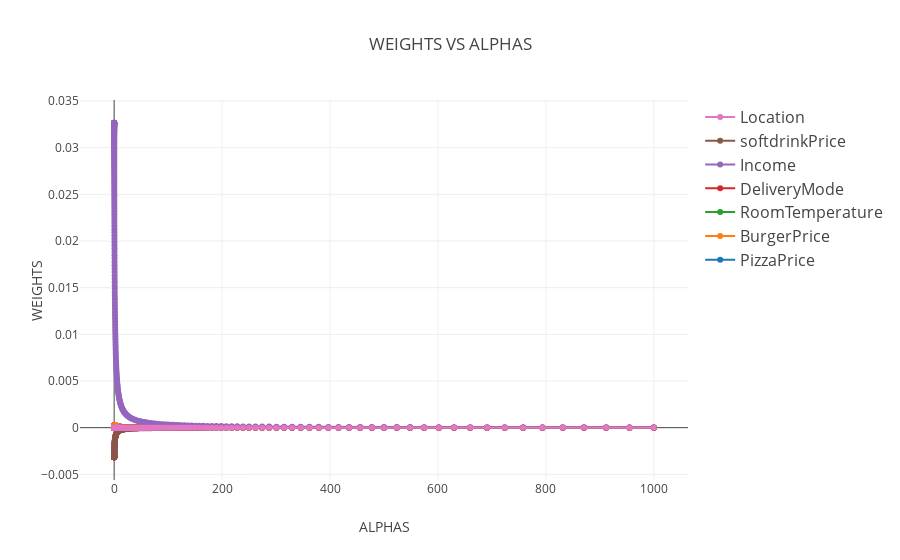

Notebook code for this chart:
### Markdown cell above
## WEIGHT VS ALPHA ##

### Code cell
data = []
for i in column_name1:
    p = go.Scatter(x= df.alpha, y= df.loc[:,i].tolist(), mode='lines+markers', name=i, hoverinfo='name', line=dict(shape='linear'))
    data.append(p)        
layout = dict(
     title='WEIGHTS VS ALPHAS',
    xaxis=dict(
        title='ALPHAS'
    ),
    yaxis=dict(
        title='WEIGHTS'
    ),
    legend=dict(
        traceorder='reversed',
        font=dict(size=16)
    )
)
fig = dict(data=data, layout=layout)
plot.iplot(fig, filename='WEIGHTS_VS_ALPHAS_PIZZAHUT')

### Figure 1 — Plotly figure (JSON) as saved in the notebook; plotly's stock layout.template omitted (floating-point values rounded to 4 significant figures; data arrays with more than 128 entries replaced by an {"elided": "..."} marker saying what was removed)
{"data": [{"hoverinfo": "name", "line": {"shape": "linear"}, "mode": "lines+markers", "name": "PizzaPrice", "type": "scatter", "x": {"elided": "300 float values"}, "y": {"elided": "300 float values"}}, {"hoverinfo": "name", "line": {"shape": "linear"}, "mode": "lines+markers", "name": "BurgerPrice", "type": "scatter", "x": {"elided": "300 float values"}, "y": {"elided": "300 float values"}}, {"hoverinfo": "name", "line": {"shape": "linear"}, "mode": "lines+markers", "name": "RoomTemperature", "type": "scatter", "x": {"elided": "300 float values"}, "y": {"elided": "300 float values"}}, {"hoverinfo": "name", "line": {"shape": "linear"}, "mode": "lines+markers", "name": "DeliveryMode", "type": "scatter", "x": {"elided": "300 float values"}, "y": {"elided": "300 float values"}}, {"hoverinfo": "name", "line": {"shape": "linear"}, "mode": "lines+markers", "name": "Income", "type": "scatter", "x": {"elided": "300 float values"}, "y": {"elided": "300 float values"}}, {"hoverinfo": "name", "line": {"shape": "linear"}, "mode": "lines+markers", "name": "softdrinkPrice", "type": "scatter", "x": {"elided": "300 float values"}, "y": {"elided": "300 float values"}}, {"hoverinfo": "name", "line": {"shape": "linear"}, "mode": "lines+markers", "name": "Location", "type": "scatter", "x": {"elided": "300 float values"}, "y": {"elided": "300 float values"}}], "layout": {"legend": {"font": {"size": 16}, "traceorder": "reversed"}, "title": "WEIGHTS VS ALPHAS", "xaxis": {"title": "ALPHAS"}, "yaxis": {"title": "WEIGHTS"}}}
